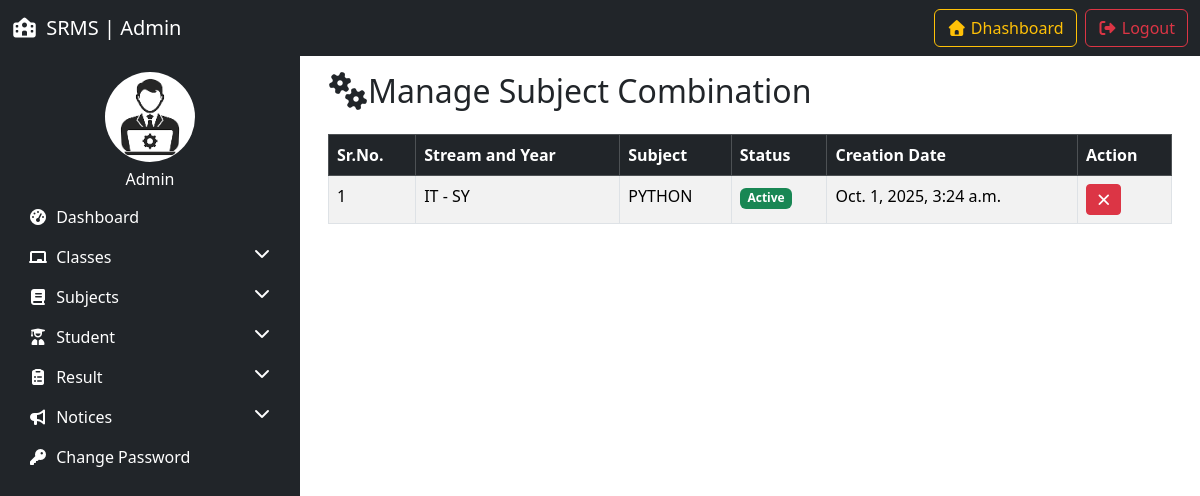
Before: /manage_subject_combination/ with the older database file.
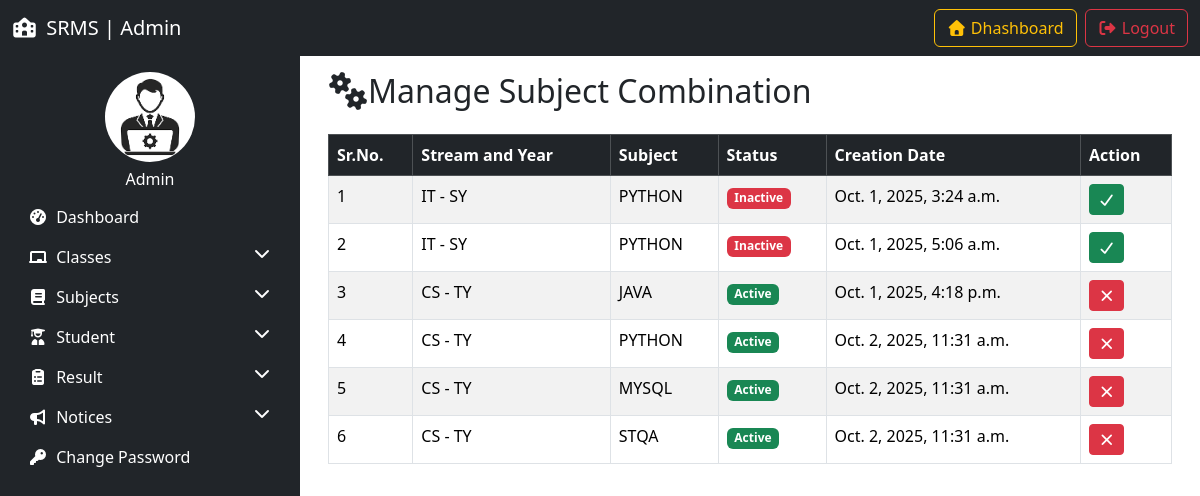
After: the same page with the newer database file.
### resultapp/models.py (models this page shows, shortened)
class SubjectCombination(models.Model):
    student_class = models.ForeignKey(Studentclass, on_delete=models.SET_NULL, null=True)
    subject = models.ForeignKey(Subject, on_delete=models.SET_NULL, null=True)
    creation_date = models.DateTimeField(auto_now_add=True)
    updation_date = models.DateTimeField(auto_now=True)
    status = models.IntegerField(default=1)

class Studentclass(models.Model):
    streamName = models.CharField(max_length=100)
    yearStream = models.CharField(max_length=100)
    section = models.CharField(max_length=10)
    creation_date = models.DateTimeField(auto_now_add=True)
    updation_date = models.DateTimeField(auto_now=True)

class Subject(models.Model):
    subject_name = models.CharField(max_length=100)
    subject_code = models.CharField(max_length=20)
    creation_date = models.DateTimeField(auto_now_add=True)
    updation_date = models.DateTimeField(auto_now=True)

### resultapp/views.py (the view, shortened to what this page needs)
# urls.py: path('manage_subject_combination/',manage_subject_combination, name='manage_subject_combination'),
def manage_subject_combination(request):
    combinations = SubjectCombination.objects.all()
    aid = request.GET.get('aid')
    did = request.GET.get('did')
    return render(request,'manage_subject_combination.html', locals())

### resultapp/templates/manage_subject_combination.html (shortened to what this page needs)
{% extends 'admin_base.html' %}
{% load static %}
{% block content %}
<div class="container">
    <h2 class="mb-4"><i class="fas fa-cogs"></i>Manage Subject Combination</h2>
    <table class="table table-bordered table-striped">
        <thead class="table-dark">
            <tr>
                <th>Sr.No.</th>
                <th>Stream and Year</th>
                <th>Subject</th>
                <th>Status</th>
                <th>Creation Date</th>
                <th>Action</th>
            </tr>
        </thead>
        <tbody>
            {% for i in combinations %}
             <tr>
                <td>{{forloop.counter}}</td>
                <td>{{i.student_class.streamName}} - {{i.student_class.yearStream}}</td>
                <td>{{i.subject.subject_name}}</td>
                <td>
                    {% if i.status == 1 %}
                    <span class="badge bg-success">Active</span>
                    {% else %}
                    <span class="badge bg-danger">Inactive</span>
                    {% endif %}
                </td>
                <td>{{i.creation_date}}</td>
                <td>
                    {% if i.status == 1 %}
                    <a href="?did={{i.id}}" onclick="return confirm('Deactivate this subject?')" class="btn btn-sm btn-danger"><i class="fas fa-times"></i></a>
                    {% else %}
                    <a href="?aid={{i.id}}" onclick="return confirm('Activate this subject?')" class="btn btn-sm btn-success"><i class="fas fa-check"></i></a>
                    {% endif %}
                </td>
            </tr>
            {% empty %}
            <tr>
                <td colspan="6" class="text-center">No Subject Combination Found</td>
            </tr>
            {% endfor %}
        </tbody>
    </table>
</div>
{% endblock %}

### resultapp/templates/admin_base.html (shortened to what this page needs)
<!DOCTYPE html>
<html lang="en">
<head>
   <link href="https://cdn.jsdelivr.net/npm/bootstrap@5.3.8/dist/css/bootstrap.min.css" rel="stylesheet">
<link rel="stylesheet" href="https://cdnjs.cloudflare.com/ajax/libs/font-awesome/7.0.1/css/all.min.css" />
</head>
<body>
    {% include 'topbar.html'%}
    <div class="container-fluid">
        <div class="row">
            {% include 'sidebar.html'%}
            <main class="col-md-9 p-3">
                {% block content %}
                {% endblock %}
            </main>
        </div>
    </div>
</body>
</html>

### resultapp/templates/topbar.html (shortened to what this page needs)
  <nav class="navbar navbar-expand-lg navbar-dark bg-dark">
  <div class="container-fluid">
    <a class="navbar-brand" href="#"><i class="fas fa-school me-1"></i> SRMS | Admin</a>
    <div class="collapse navbar-collapse justify-content-end" id="navbarSupportedContent">
      <ul class="navbar-nav gap-2 mt-2 mt-lg-0">
        <li class="nav-item">
            <a class="btn btn-outline-warning w-100" href="{% url 'admin_dashboard' %}"><i class="fas fa-home"></i> Dhashboard</a>
        </li>
        <li class="nav-item">
            <a class="btn btn-outline-danger w-100" href="{% url 'admin_logout' %}"><i class="fas fa-sign-out-alt"></i> Logout</a>
        </li>
      </ul>
    </div>
  </div>
</nav>

### resultapp/templates/sidebar.html (shortened to what this page needs)
{% load static %}
<nav class="col-md-3 sidebar bg-dark collapse d-md-block pt-3">
    <div class="text-white text-center">
        <img src="{% static 'images/photo.png' %}" class="rounded-circle mb-2" width="90" height="90">
        <h6>Admin</h6>
    </div>
    <ul class="nav flex-column">
        <li class="nav-item">
            <a href="{% url 'admin_dashboard' %}" class="nav-link"><i class="fas fa-tachometer-alt me-1"></i> Dashboard</a>
        </li>
        <li class="nav-item">
            <a href="#classesMenu" data-bs-toggle="collapse"class="nav-link"><i class="fas fa-chalkboard me-1"></i> Classes <i class="fas fa-chevron-down float-end"></i></a>
        </li>
        <li class="nav-item">
            <a href="#subjectMenu" data-bs-toggle="collapse"class="nav-link"><i class="fas fa-book me-1"></i> Subjects <i class="fas fa-chevron-down float-end"></i></a>
        </li>
        <li class="nav-item">
            <a href="#StudentMenu" data-bs-toggle="collapse"class="nav-link"><i class="fas fa-user-graduate me-1"></i> Student <i class="fas fa-chevron-down float-end"></i></a>
        </li>
        <li class="nav-item">
            <a href="#ResultMenu" data-bs-toggle="collapse"class="nav-link"><i class="fas fa-clipboard-list me-1"></i> Result <i class="fas fa-chevron-down float-end"></i></a>
        </li>
        <li class="nav-item">
            <a href="#NoticeMenu" data-bs-toggle="collapse"class="nav-link"><i class="fas fa-bullhorn me-1"></i> Notices <i class="fas fa-chevron-down float-end"></i></a>
        </li>
        <li class="nav-item">
            <a href="" class="nav-link"><i class="fas fa-key me-1"></i> Change Password</a>
        </li>
    </ul>
</nav>

### resultapp/templates/sidebar.html (style rules this page uses)
.sidebar { min-height: 100vh; }
.sidebar .nav-link { color: white; }

Changed rows visible on the page:
changed SubjectCombination "Oct. 1, 2025, 3:24 a.m.": status "Active" → "Inactive"
added SubjectCombination: student_class.streamName "IT", student_class.yearStream "SY", subject.subject_name "PYTHON", status "Inactive", creation_date "Oct. 1, 2025, 5:06 a.m."
added SubjectCombination: student_class.streamName "CS", student_class.yearStream "TY", subject.subject_name "JAVA", status "Active", creation_date "Oct. 1, 2025, 4:18 p.m."
added SubjectCombination: student_class.streamName "CS", student_class.yearStream "TY", subject.subject_name "PYTHON", status "Active", creation_date "Oct. 2, 2025, 11:31 a.m."
added SubjectCombination: student_class.streamName "CS", student_class.yearStream "TY", subject.subject_name "MYSQL", status "Active", creation_date "Oct. 2, 2025, 11:31 a.m."
added SubjectCombination: student_class.streamName "CS", student_class.yearStream "TY", subject.subject_name "STQA", status "Active", creation_date "Oct. 2, 2025, 11:31 a.m."
